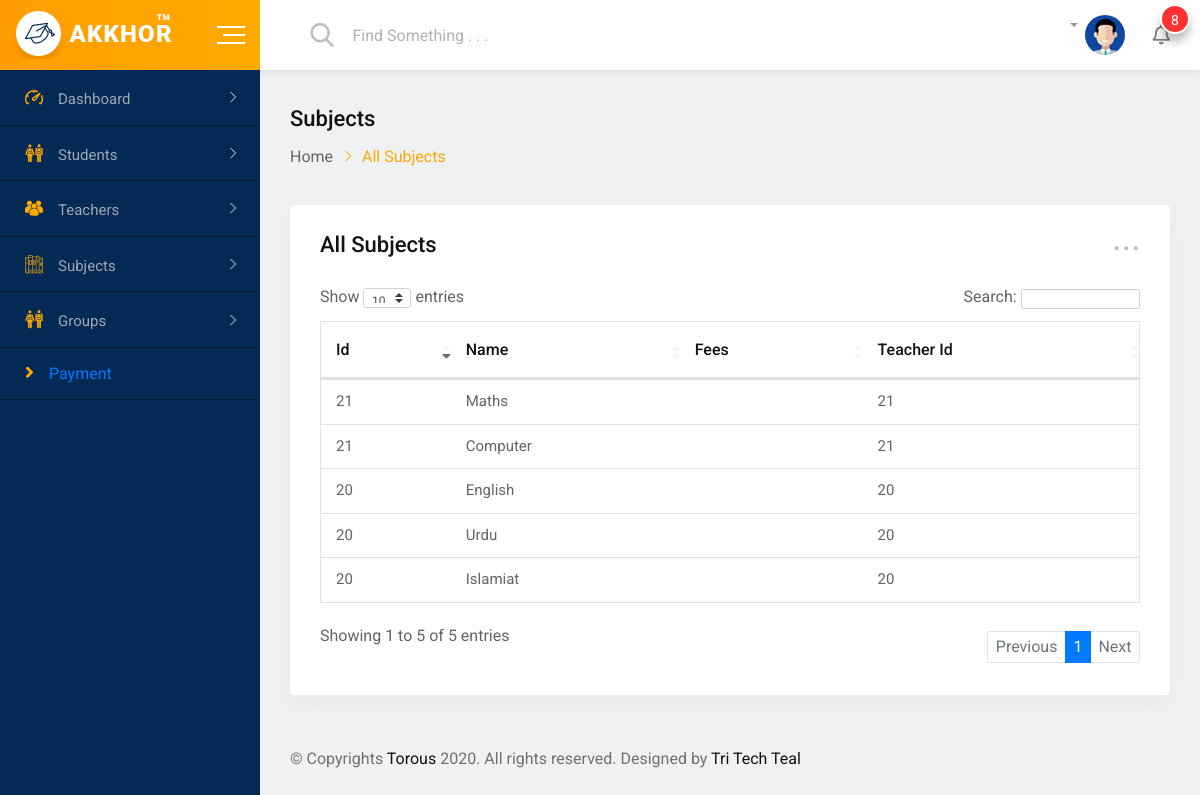
The app's page /index.php/admin/allsubjects, older data.
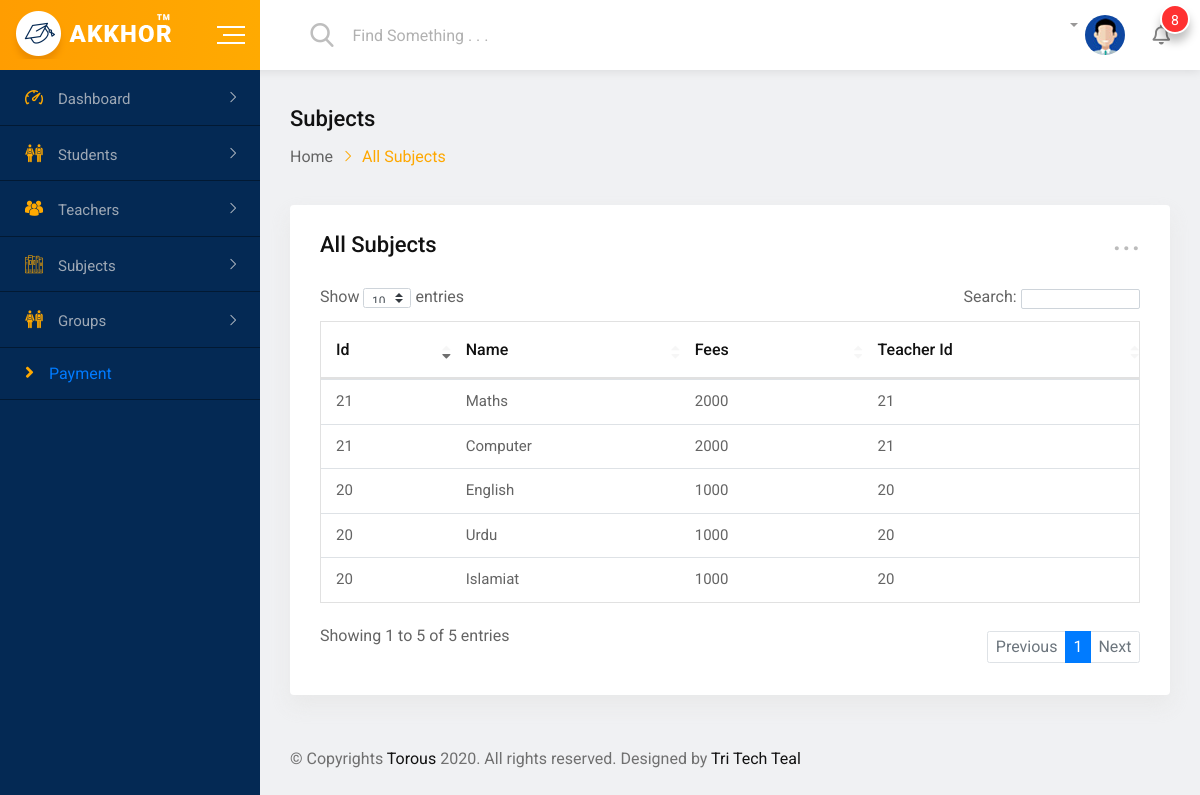
The same page, newer data.
### tables this page shows
CREATE TABLE `subjects` (
  `id` int(11) NOT NULL,
  `name` varchar(255) NOT NULL,
  `teacher_id` int(11) NOT NULL,
  `class_id` int(11) NOT NULL
);

CREATE TABLE `teacher` (
  `id` int(11) NOT NULL,
  `fname` varchar(255) NOT NULL,
  `lname` varchar(255) NOT NULL,
  `gender` varchar(255) NOT NULL,
  `dob` varchar(255) NOT NULL,
  `location` varchar(255) NOT NULL,
  `link` varchar(255) NOT NULL,
  `address` varchar(255) NOT NULL,
  `phno` varchar(255) NOT NULL,
  `email` varchar(255) NOT NULL,
  `password` varchar(255) NOT NULL,
  `profile_img` varchar(255) NOT NULL,
  `description` text NOT NULL,
  `prof_bg` text NOT NULL,
  `certificates` varchar(255) NOT NULL,
  `fees` varchar(255) NOT NULL,
  `status` tinyint(4) NOT NULL DEFAULT 0,
  `subject_id` int(11) NOT NULL,
  `group_id` int(11) NOT NULL
);

### application/controllers/Admin.php (called while the page is built, shortened)
<?php
    class Admin extends CI_Controller{
        public function allsubjects(){
            $data['subjects']=$this->subject_model->showSubjects('subjects');
            $this->load->view('admintemplates/header');
            $this->load->view('admin/allsubjects',$data);
            $this->load->view('admintemplates/footer');
        }
    }

### index.php (called while the page is built, shortened)
<?php
require_once BASEPATH.'core/CodeIgniter.php';

### application/models/Subject_model.php (called while the page is built, shortened)
<?php
        class Subject_model extends CI_Model{
            public function showSubjects($table,$class_id=FALSE){
                if($class_id==FALSE){
                $this->db->join('teacher','teacher.id=subjects.teacher_id');
                $query=$this->db->get($table);
                return $query->result_array();
                }
                $this->db->where('class_id',$class_id);
                $this->db->order_by('name','ASC');
                $output ='<option value=" ">Select Subejcts</option>';
                return $output;
            }
            }
?>

### application/views/admin/allsubjects.php (the view, shortened to what this page needs)
<div class="dashboard-page-one">
    <div class="dashboard-content-one">
        <div class="breadcrumbs-area">
            <h3>Subjects</h3>
            <ul>
                <li>
                    <a href="index.html">Home</a>
                </li>
                <li>All Subjects</li>
            </ul>
        </div>
        <div class="card height-auto">
            <div class="card-body">
                <div class="heading-layout1">
                    <div class="item-title">
                        <h3>All Subjects</h3>
                    </div>
                    <div class="dropdown">
                        <a class="dropdown-toggle" href="#" role="button" data-toggle="dropdown"
                            aria-expanded="false">...</a>
                    </div>
                </div>
                <div class="table-responsive">
                    <table class="table display data-table text-nowrap">
                        <thead>
                            <tr>
                                <th>Id</th>
                                <th>Name</th>
                                <th>Fees</th>
                                <th>Teacher Id</th>
                            </tr>
                        </thead>
                        <?php
                            foreach($subjects as $subject):?>
                            <tr>
                                <td class="text-capitalize"><?= $subject['id']?></td>
                                <td class="text-capitalize"><?= $subject['name']?></td>
                                <td class="text-capitalize"><?= $subject['fees']?></td>
                                <td class="text-capitalize"><?= $subject['teacher_id']?></td>
                                <?php
                                endforeach;?>
                            </tr>
                    </table>
                </div>
            </div>
        </div>

Row changes from the older to the newer data that the page shows:
changed through a linked row, subjects "English": teacher.fees (not shown) → "1000"
changed through a linked row, subjects "Urdu": teacher.fees (not shown) → "1000"
changed through a linked row, subjects "Maths": teacher.fees (not shown) → "2000"
changed through a linked row, subjects "Computer": teacher.fees (not shown) → "2000"
changed through a linked row, subjects "Islamiat": teacher.fees (not shown) → "1000"
